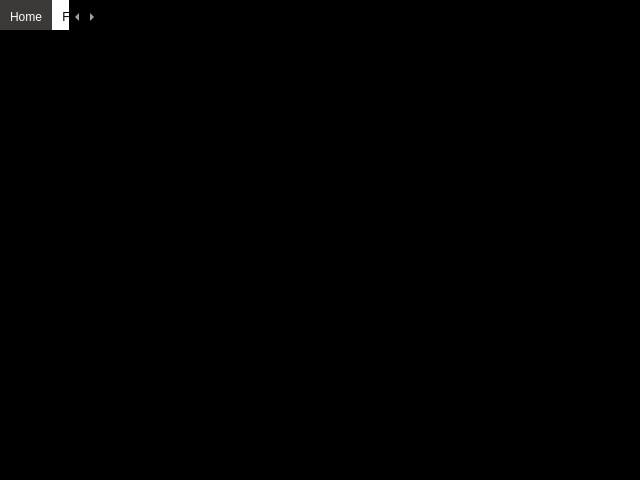
<?xml version="1.0" encoding="UTF-8"?>
<ui version="4.0">
 <class>MainWindow</class>
 <widget class="QMainWindow" name="MainWindow">
  <property name="geometry">
   <rect>
    <x>0</x>
    <y>0</y>
    <width>640</width>
    <height>480</height>
   </rect>
  </property>
  <property name="styleSheet">
      <string>
          background-color: #000000;  <!-- Light grey background -->
          color: white;  <!-- White text color -->
      </string>
  </property>
  <widget class="QTabWidget" name="tabWidget">
   <property name="currentIndex">
    <number>0</number>
   </property>
   <property name="styleSheet">
       <string>
           QTabWidget::pane { border: 0; }
           QTabBar::tab {
               background-color: #ffffff;  /* Dark background for tab */
               color: black;  /* Tab text color (black) */
               padding: 10px;
           }
           QTabBar::tab:selected {
               background-color: #3C3939;  /* Slightly lighter background for selected tab */
               color: white;  /* Text color for selected tab (white) */
           }
           QTabBar::tab:hover {
               background-color: #f2f2f2;  /* Hover effect for tab */
           }
           /* Keep content inside tabs white */
           QTabWidget {
               background-color: #ffffff;
               color: black;  /* White text color inside tabs */
           }
       </string>
   </property>
   <widget class="QWidget" name="homeTab">
    <attribute name="title">
     <string>Home</string>
    </attribute>
    <widget class="QLabel" name="electrictyLabel">
     <property name="geometry">
      <rect>
       <x>20</x>
       <y>20</y>
       <width>200</width>
       <height>30</height>
      </rect>
     </property>
     <property name="text">
      <string>Electricity consumption</string>
     </property>
    </widget>
    <widget class="QLineEdit" name="electricityInput">
     <property name="geometry">
      <rect>
       <x>250</x>
       <y>20</y>
       <width>100</width>
       <height>30</height>
      </rect>
     </property>
    </widget>
    <widget class="QLabel" name="gasLabel">
     <property name="geometry">
      <rect>
       <x>20</x>
       <y>60</y>
       <width>200</width>
       <height>30</height>
      </rect>
     </property>
     <property name="text">
      <string>Gas consumption</string>
     </property>
    </widget>
    <widget class="QLineEdit" name="gasInput">
     <property name="geometry">
      <rect>
       <x>250</x>
       <y>60</y>
       <width>100</width>
       <height>30</height>
      </rect>
     </property>
    </widget>
    <widget class="QLabel" name="waterLabel">
     <property name="geometry">
      <rect>
       <x>20</x>
       <y>100</y>
       <width>200</width>
       <height>30</height>
      </rect>
     </property>
     <property name="text">
      <string>Water consumption</string>
     </property>
    </widget>
    <widget class="QLineEdit" name="waterInput">
     <property name="geometry">
      <rect>
       <x>250</x>
       <y>100</y>
       <width>100</width>
       <height>30</height>
      </rect>
     </property>
    </widget>
    <widget class="QLabel" name="woodLabel">
     <property name="geometry">
      <rect>
       <x>20</x>
       <y>140</y>
       <width>200</width>
       <height>30</height>
      </rect>
     </property>
     <property name="text">
      <string>Wood consumption</string>
     </property>
    </widget>
    <widget class="QLineEdit" name="woodInput">
     <property name="geometry">
      <rect>
       <x>250</x>
       <y>140</y>
       <width>100</width>
       <height>30</height>
      </rect>
     </property>
    </widget>
   </widget>
   <widget class="QWidget" name="foodTab">
    <attribute name="title">
     <string>Food</string>
    </attribute>
    <widget class="QLabel" name="beefLabel">
     <property name="geometry">
      <rect>
       <x>20</x>
       <y>20</y>
       <width>200</width>
       <height>30</height>
      </rect>
     </property>
     <property name="text">
      <string>Beef consumption</string>
     </property>
    </widget>
    <widget class="QLineEdit" name="beefInput">
     <property name="geometry">
      <rect>
       <x>250</x>
       <y>20</y>
       <width>100</width>
       <height>30</height>
      </rect>
     </property>
    </widget>
    <widget class="QLabel" name="eggLabel">
     <property name="geometry">
      <rect>
       <x>20</x>
       <y>60</y>
       <width>200</width>
       <height>30</height>
      </rect>
     </property>
     <property name="text">
      <string>Egg consumption</string>
     </property>
    </widget>
    <widget class="QLineEdit" name="eggInput">
     <property name="geometry">
      <rect>
       <x>250</x>
       <y>60</y>
       <width>100</width>
       <height>30</height>
      </rect>
     </property>
    </widget>
    <widget class="QLabel" name="lambLabel">
     <property name="geometry">
      <rect>
       <x>20</x>
       <y>100</y>
       <width>200</width>
       <height>30</height>
      </rect>
     </property>
     <property name="text">
      <string>Lamb consumption</string>
     </property>
    </widget>
    <widget class="QLineEdit" name="lambInput">
     <property name="geometry">
      <rect>
       <x>250</x>
       <y>100</y>
       <width>100</width>
       <height>30</height>
      </rect>
     </property>
    </widget>
    <widget class="QLabel" name="porkLabel">
     <property name="geometry">
      <rect>
       <x>20</x>
       <y>140</y>
       <width>200</width>
       <height>30</height>
      </rect>
     </property>
     <property name="text">
      <string>Pork consumption</string>
     </property>
    </widget>
    <widget class="QLineEdit" name="porkInput">
     <property name="geometry">
      <rect>
       <x>250</x>
       <y>140</y>
       <width>100</width>
       <height>30</height>
      </rect>
     </property>
    </widget>
   </widget>
   <widget class="QWidget" name="humanTab">
    <attribute name="title">
     <string>Human</string>
    </attribute>
   </widget>
  </widget>
 </widget>
 <resources/>
 <connections/>
</ui>
